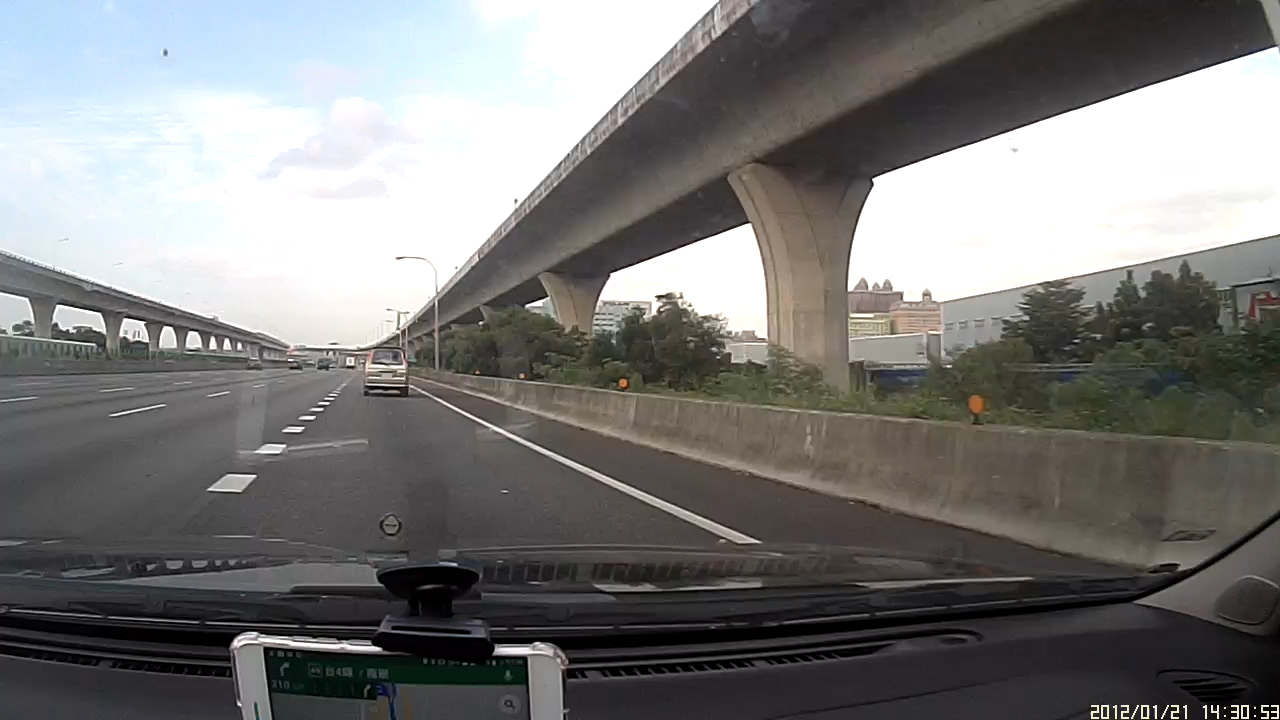
#> input picture _4.python/opencv/__new/road.jpg, 1280 x 720 px, given in place of lisaE1.jpg, which was not available
$ python 'cv_inpaint_修復.py'
#> lines starting #> are read from the running program, lines starting #| are printed output that depends on the picture; after the words box and inside, x2 and y2 are one past the last pixel; in counts of white or black regions, pixels touching at a corner belong together; pictures that were not available may be replaced by others from this repository, and a replacement may not be noted
"""
OpenCV影像創意邁向AI視覺王者歸來

"""

print("------------------------------------------------------------")  # 60個

import cv2

filename1 = "C:/_git/vcs/_1.data/______test_files1/picture1.jpg"
filename2 = "C:/_git/vcs/_1.data/______test_files1/elephant.jpg"
filename3 = "C:/_git/vcs/_4.python/opencv/data/lena.jpg"
filename4 = "C:/_git/vcs/_1.data/______test_files1/ims01.bmp"

print("------------------------------------------------------------")  # 60個

# 共同
import os
import sys
import time
import math
import random
import numpy as np
import pandas as pd
import matplotlib.pyplot as plt
import seaborn as sns  # 海生, 自動把圖畫得比較好看

font_filename = "C:/_git/vcs/_1.data/______test_files1/_font/msch.ttf"
# 設定中文字型及負號正確顯示
# 設定中文字型檔
plt.rcParams["font.sans-serif"] = "Microsoft JhengHei"  # 將字體換成 Microsoft JhengHei
# 設定負號
plt.rcParams["axes.unicode_minus"] = False  # 讓負號可正常顯示
plt.rcParams["font.size"] = 12  # 設定字型大小


def show():
    plt.show()
    pass


print("------------------------------------------------------------")  # 60個
# OpenCV_24_影像修復
print("------------------------------------------------------------")  # 60個

# ch24_1.py

# 修復影像 inpaint

lisa = cv2.imread("data_new/lisaE1.jpg")
#> lisa is the input picture: shape (720, 1280, 3); mean B, G, R 121.2, 122.3, 122.5
ret, mask = cv2.threshold(lisa, 250, 255, cv2.THRESH_BINARY)
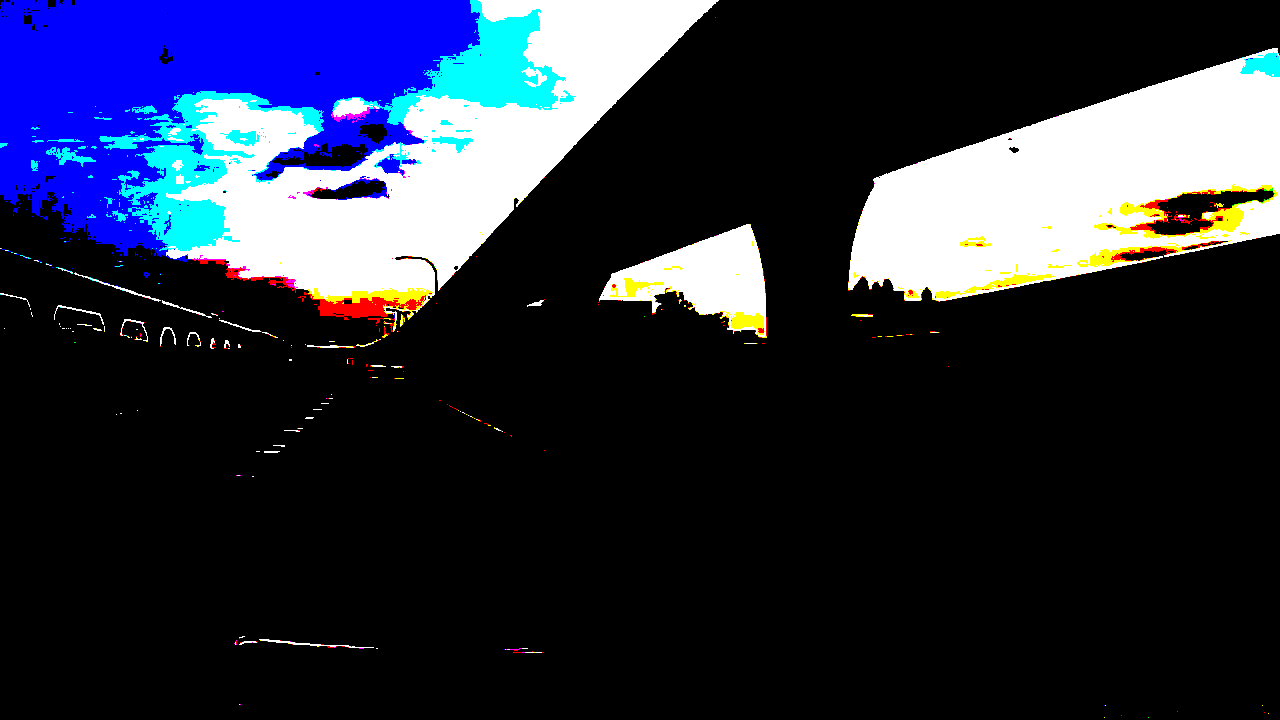
#> mask: shape (720, 1280, 3); mean B, G, R 61.3, 44.2, 39.4

# 遮罩處理, 適度增加要處理的表面
kernal = cv2.getStructuringElement(cv2.MORPH_RECT, (3, 3))
mask = cv2.dilate(mask, kernal)
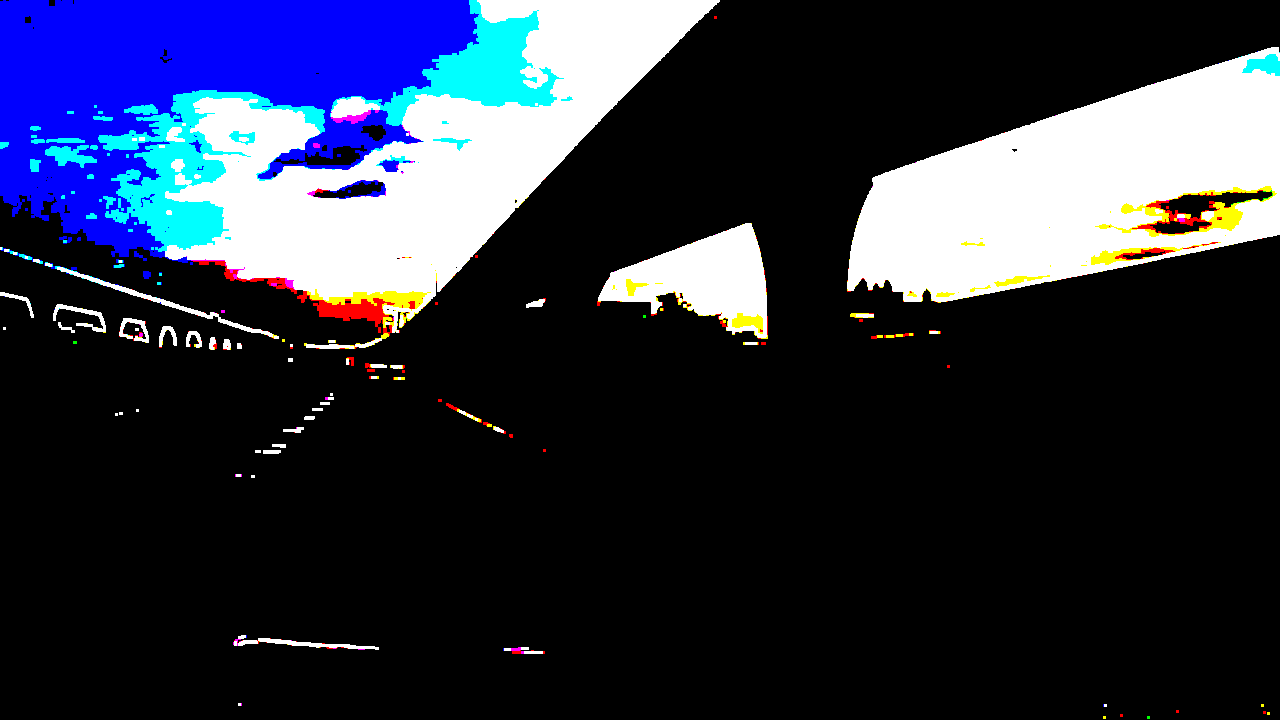
#> mask: shape (720, 1280, 3); mean B, G, R 64.4, 47.7, 42.6
dst = cv2.inpaint(lisa, mask[:, :, -1], 5, cv2.INPAINT_NS)
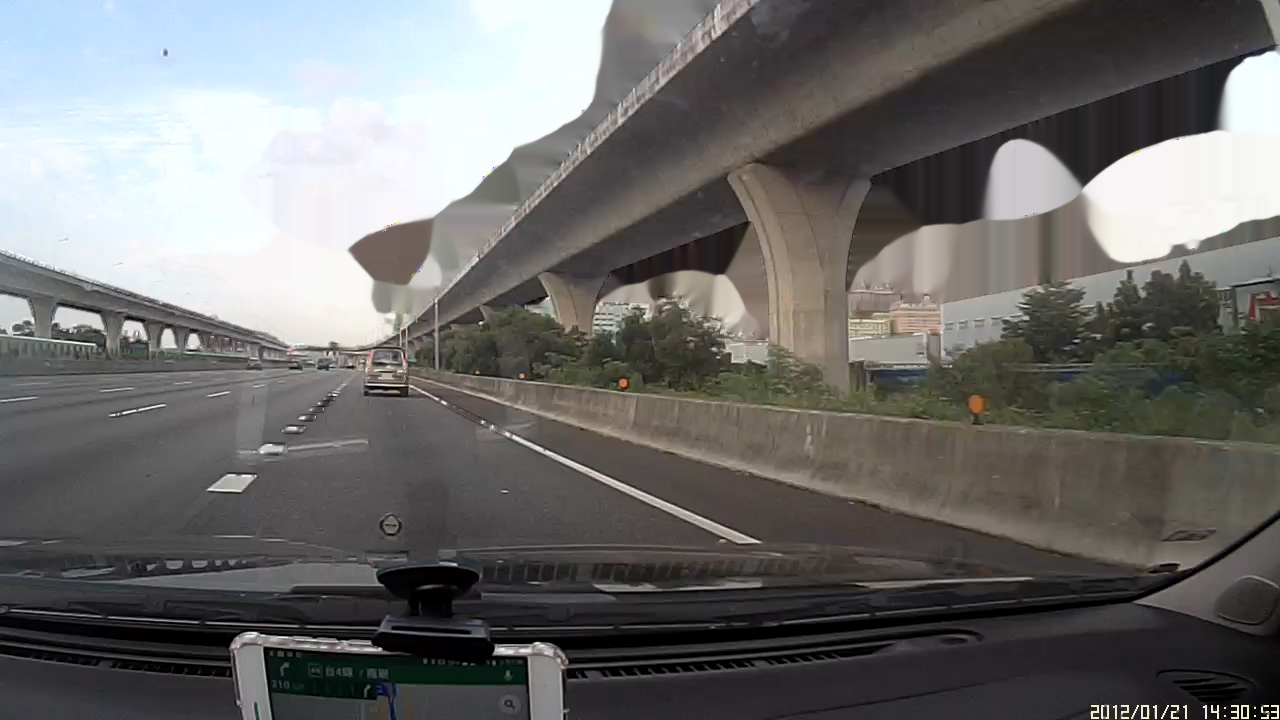
#> dst: shape (720, 1280, 3); mean B, G, R 107.6, 108.9, 109.4

plt.subplot(131)
plt.imshow(cv2.cvtColor(lisa, cv2.COLOR_BGR2RGB))
plt.title("原圖")
plt.axis("off")

plt.subplot(132)
plt.imshow(cv2.cvtColor(mask, cv2.COLOR_BGR2RGB))
plt.title("遮罩影像")
plt.axis("off")

plt.subplot(133)
plt.imshow(cv2.cvtColor(dst, cv2.COLOR_BGR2RGB))
plt.title("影像修復結果")
plt.axis("off")

show()
#> in show, `plt.show()`:
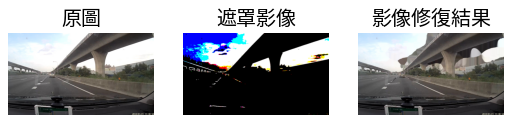
#> figure drawn by matplotlib, 3 panels

print("------------------------------------------------------------")  # 60個

# ch24_2.py

lisa = cv2.imread("data_new/lisaE2.jpg")
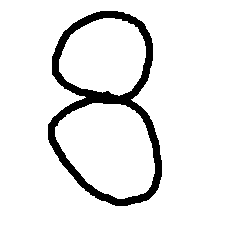
#> input picture _4.python/opencv/8.bmp, 240 x 240 px, given in place of lisaE2.jpg, which was not available
#> lisa is the input picture: shape (240, 240, 3); 92.4% white; 1 black region, box (x1, y1, x2, y2) and area: (48, 11, 162, 206) 4395
ret, mask = cv2.threshold(lisa, 250, 255, cv2.THRESH_BINARY)

# 遮罩處理, 適度增加要處理的表面
kernal = cv2.getStructuringElement(cv2.MORPH_RECT, (3, 3))
mask = cv2.dilate(mask, kernal)
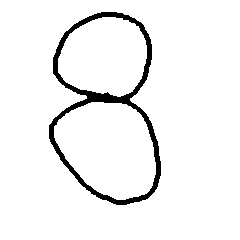
#> mask: shape (240, 240, 3); 94.9% white; 1 black region, box (x1, y1, x2, y2) and area: (49, 12, 161, 205) 2935
dst = cv2.inpaint(lisa, mask[:, :, -1], 5, cv2.INPAINT_TELEA)
#> dst: shape (240, 240, 3); every value is 0

plt.subplot(131)
plt.imshow(cv2.cvtColor(lisa, cv2.COLOR_BGR2RGB))
plt.title("原圖")
plt.axis("off")

plt.subplot(132)
plt.imshow(cv2.cvtColor(mask, cv2.COLOR_BGR2RGB))
plt.title("遮罩影像")
plt.axis("off")

plt.subplot(133)
plt.imshow(cv2.cvtColor(dst, cv2.COLOR_BGR2RGB))
plt.title("影像修復結果")
plt.axis("off")

show()

print("------------------------------------------------------------")  # 60個
print("------------------------------------------------------------")  # 60個


print("------------------------------------------------------------")  # 60個


print("------------------------------------------------------------")  # 60個


print("------------------------------------------------------------")  # 60個
print("作業完成")
print("------------------------------------------------------------")  # 60個
sys.exit()
#> (the program exits here)
